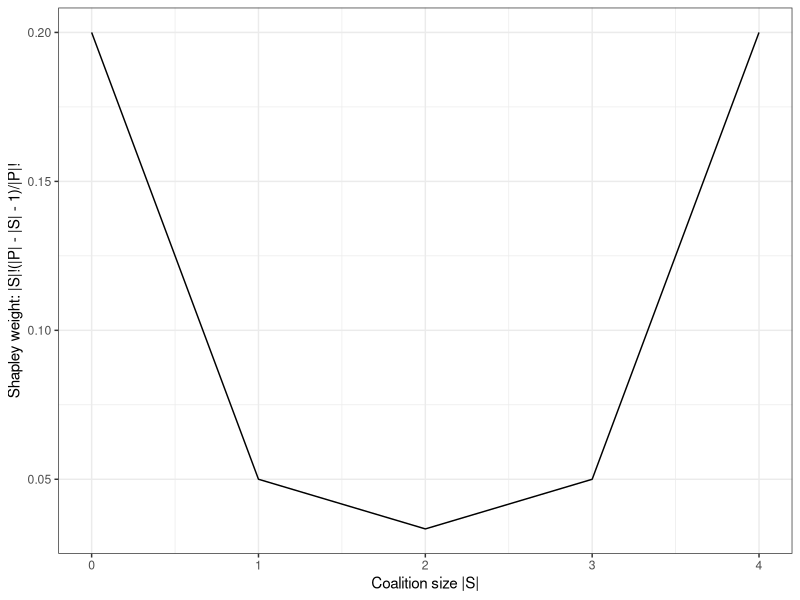
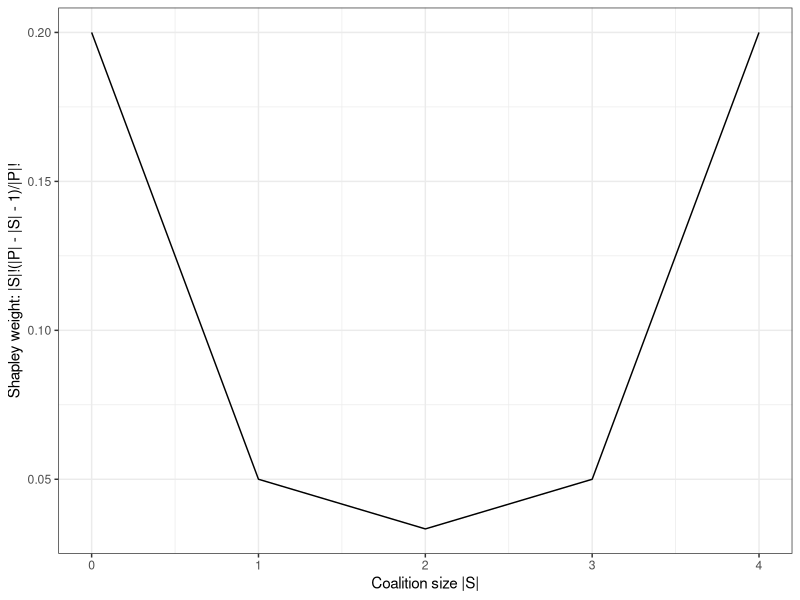

Generate these figures, in order, with R:
# =============================================================================
# Visualize the Shapley weights by coalition size
# =============================================================================
library("ggplot2")
theme_set(theme_bw())
# Number of players / features
p = 5

#' Compute Shapley weight based on coalition size s
coal_size = function(s, p){
  # weight in Shapley formula (numerator)
  num = factorial(s) * factorial(p - s - 1)
  # weight in Shapley formula (denominator)
  den = factorial(p)
  weight = num / den

  weight
}

plt_data = data.frame(s = 0:(p - 1))
plt_data$weight = sapply(plt_data$s, function(x) coal_size(x, p))

ggplot(plt_data) +
  geom_line(aes(x = s, y = weight)) +
  scale_x_continuous("Coalition size |S|", breaks = 0:p) +
  scale_y_continuous("Shapley weight: |S|!(|P| - |S| - 1)/|P|!")
ggsave(file = "../figure/shapley-weights.pdf", height = 3, width = 4)

